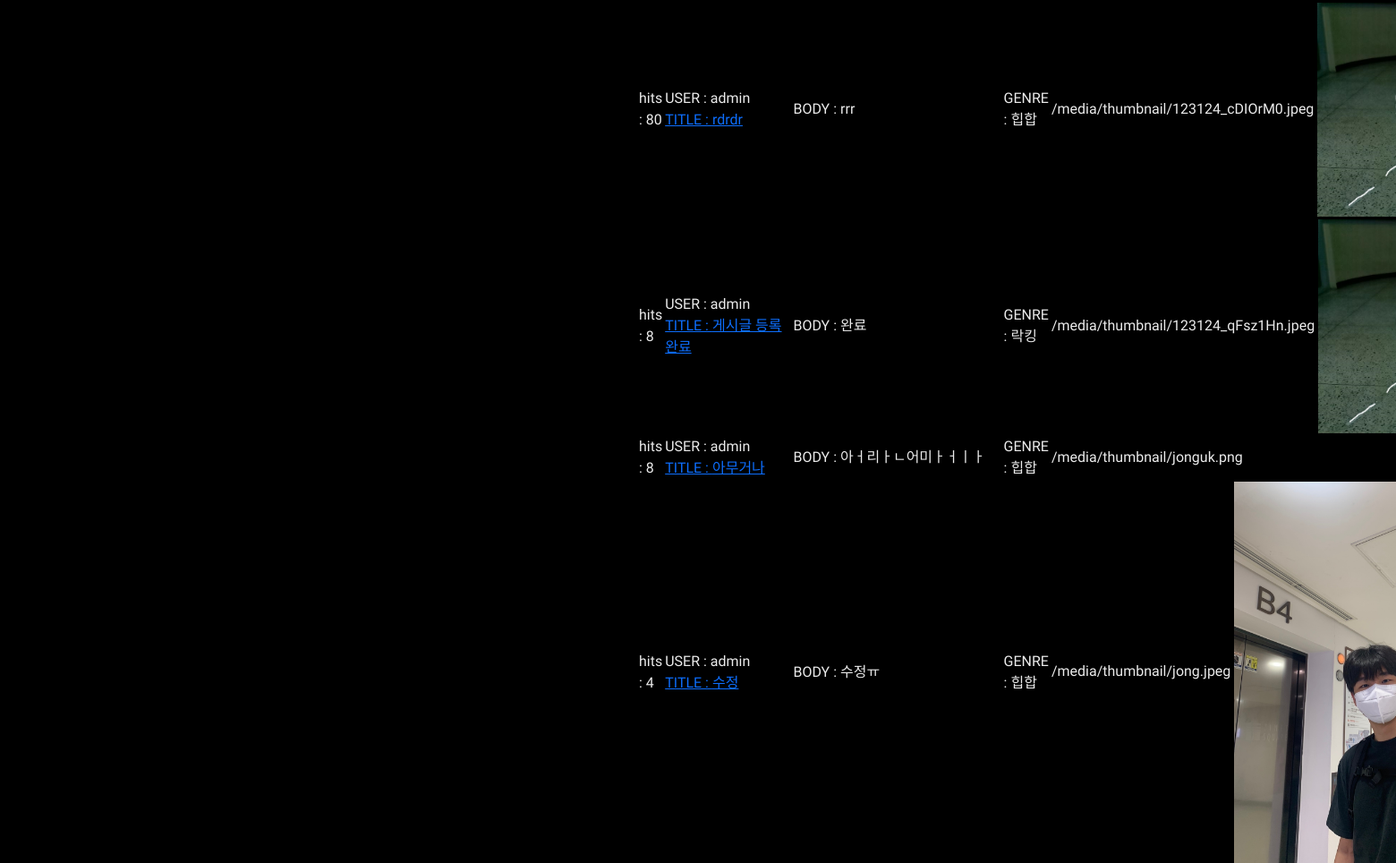
Before: /genre_post?genre_id=1 (middle part) with the older database file.
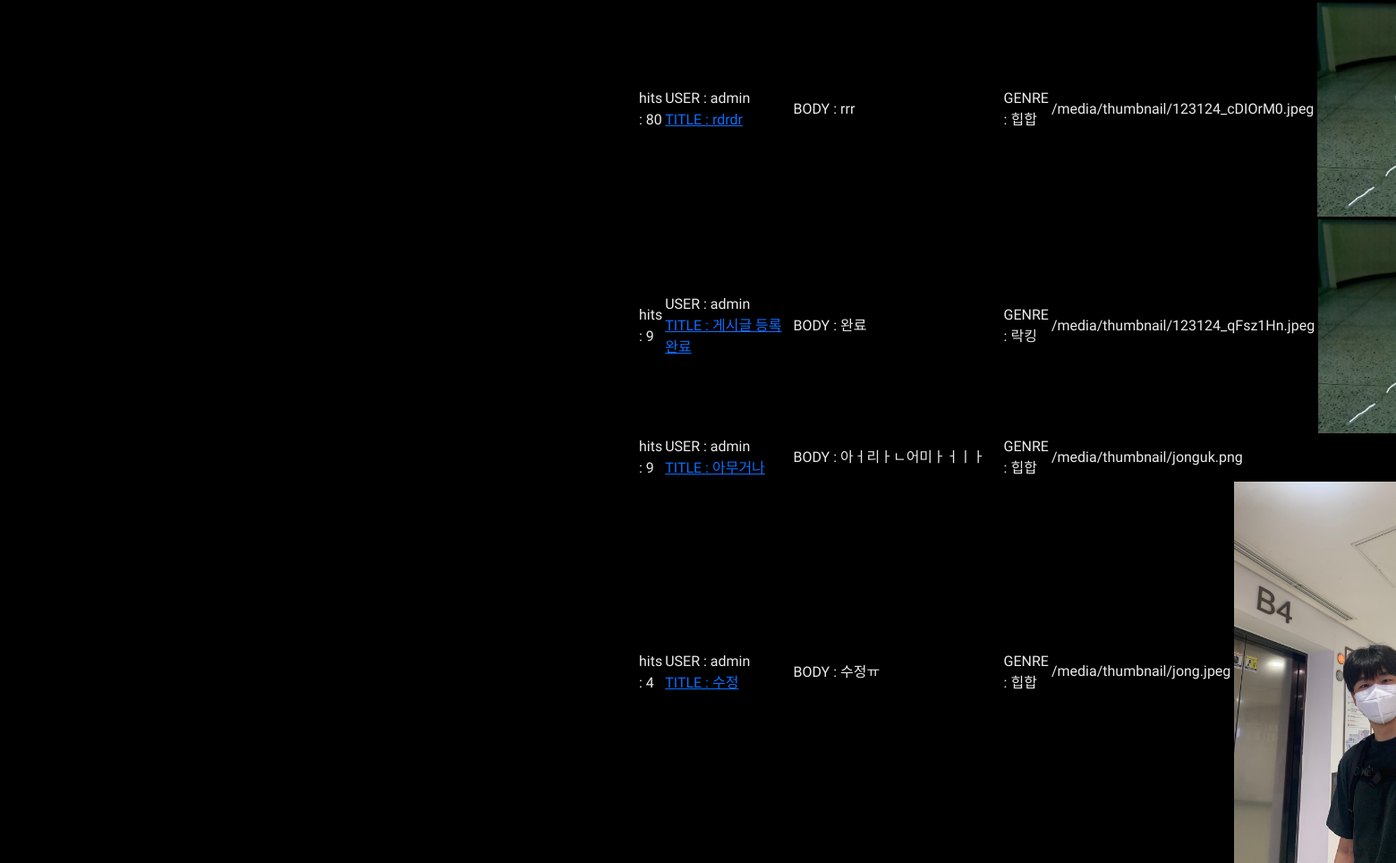
After: the same page with the newer database file.
### danceapp/models.py (models this page shows, shortened)
class Post(models.Model):
    userId = models.ForeignKey(userProfile, on_delete=models.CASCADE) # 회원ID # User 모델의 pk를 가져옴
    title = models.CharField(max_length=200) # 제목
    body = models.TextField() # 게시물 설명
    uploadDate = models.DateTimeField(auto_now_add=True) # 처음 업로드 시간
    updateDate = models.DateTimeField(auto_now=True) # 수정 시간
    photo = models.ImageField(blank=True, null=True, upload_to='thumbnail') # 썸네일 # upload_to : static/blog_photo 로 저장해줘
    video = models.FileField(blank=True, null=True, upload_to='video') # 배포시에는 models.FilePathField()사용
    genreName = models.ForeignKey(Genre, null=True, on_delete=models.CASCADE) # 장르
    likes_user = models.ManyToManyField(userProfile, related_name='likes', blank=True) # 좋아요 누른 사람
    likes_count = models.PositiveIntegerField(default=0) # 좋아요 개수
    hits = models.PositiveIntegerField(default=0) # 조회수

class Genre(models.Model):
    id = models.AutoField(primary_key=True, null=False) # pk
    name = models.CharField(max_length=20) # 장르 이름
    def __str__(self):
        return self.name

### accounts/models.py (models this page shows)
class userProfile(AbstractUser):
    nickname = models.CharField(max_length=50, null=True, blank=True) # 실제 이름
    danceSkill = models.CharField(max_length=10 ,null=True, blank=True) # 상 중 하
    phoneNum = models.IntegerField(null=True, blank=True) # 핸드폰 번호
    gender = models.CharField(max_length=10 ,null=True, blank=True) # 성별
    createdAt = models.DateTimeField(auto_now_add=True) # 생성 일자
    birth = models.DateField(null=True, blank=True) # 생년월일
    profilephoto = models.ImageField(blank=True, null=True, upload_to='profilephoto') # 프사
    def __str__(self):
        return self.username

### danceapp/views.py (the view)
# urls.py: path('genre_post', views.genre_post, name='genre_post'),
def genre_post(request):
    genre_id = request.GET.get('genre_id', None)
    genre = Genre.objects.get(id=int(genre_id))
    posts = Post.objects.filter(genreName=int(genre_id)).order_by('-likes_count')
    likes_top = Post.objects.filter(genreName=int(genre_id)).order_by('-likes_count')
    hits_toplists = Post.objects.all().order_by('-hits')
    comment_form = CommentForm()
    context = {
        'genre':genre,
        'posts':posts,
        'comment_form':comment_form,
        'likes_top':likes_top,
        'hits_toplists':hits_toplists,
    }
    return render(request, 'genre_post.html', context)

### danceapp/templates/genre_post.html (shortened to what this page needs)
{% extends 'base.html' %}
{% block content %}
{% load static %}
<div class="container" id="main-container">
<table style="border: 1px solid white;">
    {% for hits_toplist in hits_toplists %}
    <tr>
        <td>hits : {{ hits_toplist.hits }}</td>
        <td>USER : {{ hits_toplist.userId }}<a href="{% url 'post_detail' hits_toplist.id %}"><br>
            TITLE : {{ hits_toplist.title }}</a></td>
        <td>BODY : {{ hits_toplist.body }}</td>
        <td>GENRE : {{ hits_toplist.genreName }}</td>
        <td>
            {% if hits_toplist.photo %}
            {{ hits_toplist.photo.url }}
            <img src="{{ hits_toplist.photo.url }}" alt="" width="30%">
            {% endif %}
        </td>
    </tr>
    {% endfor %}
</table>
</div>
{% endblock %}

### danceapp/templates/base.html (shortened to what this page needs)
{% load static %}
<!DOCTYPE html>
<html lang="en">
<head>
    <link rel="stylesheet" href="{% static 'css/index.css' %}">
    <link rel="stylesheet" href="{% static 'css/about_us.css' %}">
    <link href="https://cdn.jsdelivr.net/npm/bootstrap@5.1.3/dist/css/bootstrap.min.css" rel="stylesheet"
>
</head>
<body id="body">
    {% block content %}
    {% endblock %}
</body>
</html>

### static/css/index.css (style rules this page uses)
* { font-family: 'Gothic A1', sans-serif; }
#body { background-color: black; }
#main-container { display: flex; min-width:70%; flex-direction: column; margin-top:50px; margin-left:340px; }
table { margin-top:63px; margin-left:360px; }
table { border-collapse: collapse; }
td { cursor: pointer; margin:0px 10px 20px 10px; }

### danceapp/templates/genre_post.html (style rules this page uses)
table { border: 1px solid black; }
td, th { border: 1px solid black; }
* { color: #ebebeb; }

Changed rows visible on the page:
changed Post "게시글 등록 완료": hits "8" → "9"
changed Post "아무거나": hits "8" → "9"
